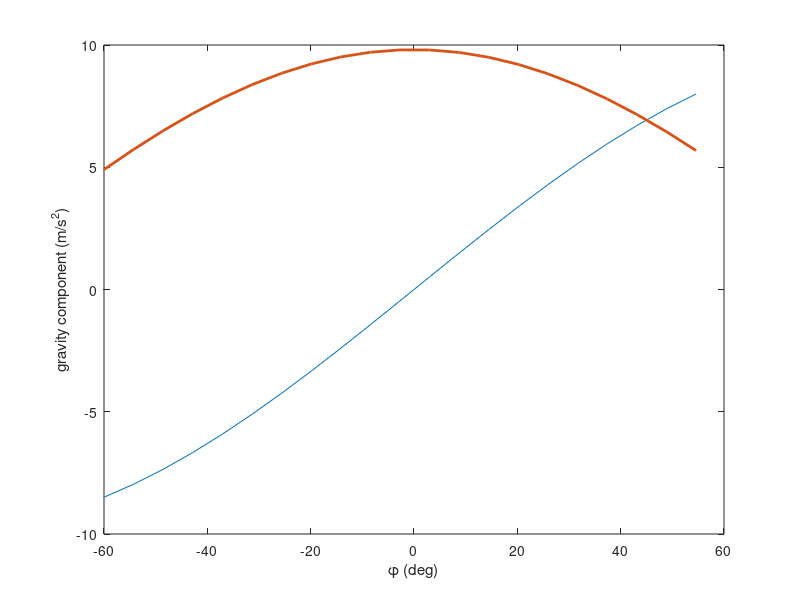

Write the MATLAB code that produced this figure. (Note: this script raises an error after producing the figure.)
%solve LMI for bias estimation
format shortEng
%% plot regions
g = 9.81;
phi = -pi/3:0.1:pi/3;
figure(1)
plot(phi*180/pi,g*sin(phi),phi*180/pi,g*cos(phi),'Linewidth',2);
xlabel('\phi (deg)');
ylabel('gravity component (m/s^2)');
% Make patch of transparent color.
xBox = [-10, -10, 10, 10, -10];
yBox = [-10, 10, 10, -10, -10];
patch(xBox, yBox,'','EdgeColor','none', 'FaceColor', 'green', 'FaceAlpha', 0.1);
str = {'R1','R2','R3'};
text([-30,-2,30],[0,3,0],str,'FontSize',14,'FontWeight','bold');
legend('output1','output2')
hold off;

%% convergance rate sigma/2
% sigma = 0.3;
% lbound = 10; %region lower bound (deg)
% ubound = 20; %region upper bound (deg)

%% Solve region 1
%clear all; clc; close all;
A = [0 0 0 1;0 0 0 0;0 0 0 0;0 0 0 0];
C = [0 1 0 0; 0 0 1 0];
E = [1 0 0 0;1 0 0 0];
M = [cos(-ubound*pi/180)*9.8 0;0 -sin(-lbound*pi/180)*9.8];
N = [cos(-lbound*pi/180)*9.8 0;0 -sin(-ubound*pi/180)*9.8];
I = eye(2);
nsys = 4;
% Define the decision variables P and R
P = sdpvar(nsys,nsys);
R = sdpvar(4,2);

% Set LMI constraints
lmi = [A'*P-C'*R'+P*A-R*C-(E'*M'*N*E+E'*N'*M*E)/2+sigma*P, (-R+(E'*M'+E'*N')/2);
        (-R'+(N*E+M*E)/2), -I];
% lmi = [A'*P+P*A-C'*R'-R*C-(E'*M'*N*E+E'*N'*M*E)/2+0.01*P, -R+(E'*M'+E'*N')/2;
%         -R'+(N*E+M*E)/2, -I];

% Construct LMIs for solver
F = [P >= 0];
F = F + [lmi <= 0];

% Choose solver
ops = sdpsettings('solver','LMILAB'); % MATLAB solver
%ops = sdpsettings('solver','sedumi'); % need to install

% Solve the LMI
diagnostics = optimize(F, [ ], ops);
% optimize(Constraints, Objective, options)

%Check the results of optimization
if diagnostics.problem == 0
    disp('Feasible from Solver')
elseif diagnostics.problem == 1
    disp('lnfeasible from Solver')
else
    disp('Something else happened')
end
    
% Display the results
P = double(P);
R = double(R);
L1 = inv(P)*R;
% Display the eigenvalues
P = double(P);
LMI = double(lmi);
eig(LMI);
eig(P);
%% Solve region 2
%clear all; clc; close all;
A = [0 0 1;0 0 0;0 0 0];
C = [0 1 0];
E = [1 0 0];
M = cos(lbound*pi/180)*9.8;
N = cos(0*pi/180)*9.8;

% Define the decision variables P and R
P = sdpvar(3,3);
R = sdpvar(3,1);

% Set LMI constraints
lmi = [A'*P-C'*R'+P*A-R*C-(E'*M'*N*E+E'*N'*M*E)/2+sigma*P, (-R+(E'*M'+E'*N')/2);
        (-R'+(N*E+M*E)/2), -1];
% lmi = [A'*P+P*A-C'*R'-R*C-(E'*M'*N*E+E'*N'*M*E)/2+0.01*P, -R+(E'*M'+E'*N')/2;
%         -R'+(N*E+M*E)/2, -I];

% Construct LMIs for solver
F = [P >= 0];
F = F + [lmi <= 0];

% Choose solver
ops = sdpsettings('solver','LMILAB'); % MATLAB solver
%ops = sdpsettings('solver','sedumi'); % need to install

% Solve the LMI
diagnostics = optimize(F, [ ], ops);
% optimize(Constraints, Objective, options)

%Check the results of optimization
if diagnostics.problem == 0
    disp('Feasible from Solver')
elseif diagnostics.problem == 1
    disp('lnfeasible from Solver')
else
    disp('Something else happened')
end
    
% Display the results
P = double(P);
R = double(R);
L2 = inv(P)*R;
%make L2 same size as L1 (compatible with A and C)
L2 = [L2(1) 0;L2(2) 0;0 0;L2(3) 0];
% Display the eigenvalues
P = double(P);
LMI = double(lmi);
eig(LMI);
eig(P);
%% Solve region 3
%clear all; clc; close all;
A = [0 0 0 1;0 0 0 0;0 0 0 0;0 0 0 0];
C = [0 1 0 0; 0 0 1 0];
E = [1 0 0 0;1 0 0 0];
M = [cos(ubound*pi/180)*9.8 0;0 -sin(ubound*pi/180)*9.8];
N = [cos(lbound*pi/180)*9.8 0;0 -sin(lbound*pi/180)*9.8];

% Define the decision variables P and R
P = sdpvar(nsys,nsys);
R = sdpvar(4,2);

% Set LMI constraints
lmi = [A'*P-C'*R'+P*A-R*C-(E'*M'*N*E+E'*N'*M*E)/2+sigma*P, (-R+(E'*M'+E'*N')/2);
        (-R'+(N*E+M*E)/2), -I];
% lmi = [A'*P+P*A-C'*R'-R*C-(E'*M'*N*E+E'*N'*M*E)/2+0.01*P, -R+(E'*M'+E'*N')/2;
%         -R'+(N*E+M*E)/2, -I];

% Construct LMIs for solver
F = [P >= 0];
F = F + [lmi <= 0];

% Choose solver
ops = sdpsettings('solver','LMILAB'); % MATLAB solver
%ops = sdpsettings('solver','sedumi'); % need to install

% Solve the LMI
diagnostics = optimize(F, [ ], ops);
% optimize(Constraints, Objective, options)

%Check the results of optimization
if diagnostics.problem == 0
    disp('Feasible from Solver')
elseif diagnostics.problem == 1
    disp('lnfeasible from Solver')
else
    disp('Something else happened')
end
    
% Display the results
P = double(P);
R = double(R);
L3 = inv(P)*R;

% Display the eigenvalues
P = double(P);
LMI = double(lmi);
eig_LMI=eig(LMI);
eig_P=eig(P);